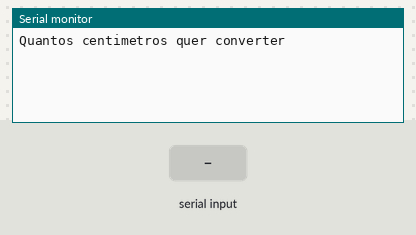
Simulated run of this sketch. Board: Arduino Uno, built with avr-gcc and run on an emulated ATmega328P. Parts: the last lines printed to the serial monitor. The inputs (shaded band) are chosen by the test bench.

Above: at 1.2 s.
1.3 s: "90,45\n" received over Serial
At 2.1 s:
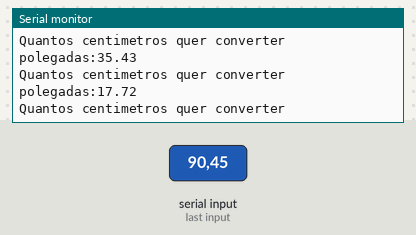
2.8 s: "30,150\n" received over Serial
At 4.7 s:
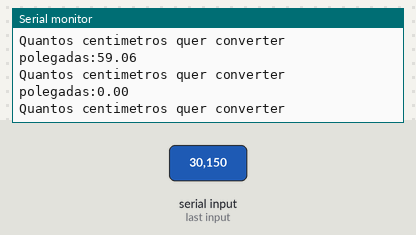
Timing chart, 0 to 6.2 s (numbered marks = the images above; inputs shaded):
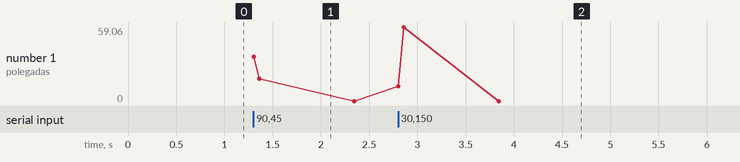

The sketch:

lomb_51.ino
```cpp
//Faça um programa que receba a medida em centímetros e exiba esse
//número em polegadas. OBS: Uma polegada equivale a 2.54
//centímetros.
float cm = 0.0;
float pol = 0.0;

void setup()
{
     Serial.begin(9600);
}

void loop()
{

  //Entrada
  Serial.println("Quantos centimetros quer converter");
  while( ! Serial.available() );//espera o usuário digitar
  cm = Serial.parseInt();

  //Processamento
float pol = cm / 2.54;

  //saída
  Serial.println("polegadas:" +(String)pol);
}
```

Measured:
- after the input at 1.3 s, the serial monitor: prints a new line at once (image 1)
- after the input at 2.8 s, the serial monitor: prints a new line at once (image 2)
